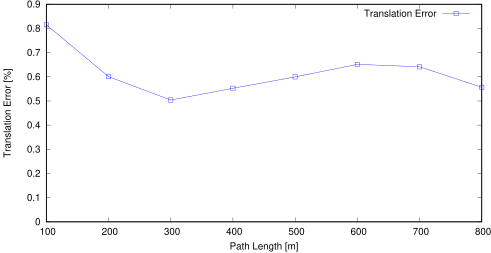

Here is the gnuplot script that generated this plot:
set term postscript eps enhanced color
set output "sub10_tl.eps"
set size ratio 0.5
set yrange [0:*]
set xlabel "Path Length [m]"
set ylabel "Translation Error [%]"
plot "sub10_tl.txt" using 1:($2*100) title 'Translation Error' lc rgb "#0000FF" pt 4 w linespoints
